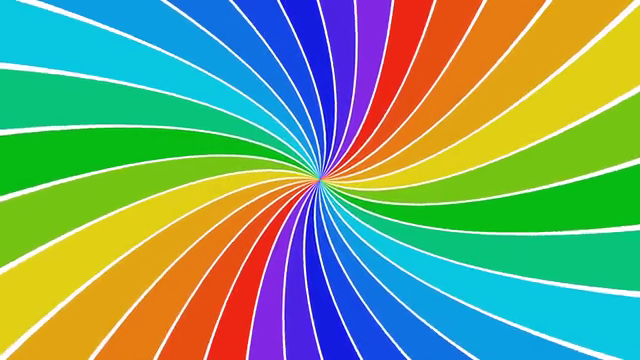
#> input picture frame 54 of teste.mp4, 640 x 360 px, given in place of full.mp4, which was not available
$ python main.py
#> lines starting #> are read from the running program, lines starting #| are printed output that depends on the picture; after the words box and inside, x2 and y2 are one past the last pixel; in counts of white or black regions, pixels touching at a corner belong together; pictures that were not available may be replaced by others from this repository, and a replacement may not be noted
import cv2
# import time
# from json_generate import send_data
from structure import *
import requests

# [6 lines of commented-out code are left out]


DEBUG = True
LEFT = True
TOP = False
RIGHT = False
BOTTON = False

def start():
    cap = cv2.VideoCapture('full.mp4')
    # cap = cv2.VideoCapture(0)

    if not cap.isOpened():
        print("Error opening video stream or file")
    else:
        while cap.isOpened():

            # fps = int(cap.get(5))
            # frame_count = cap.get(7)
            # print("Frame Rate : ", fps, "frames per second"," Frame count : ", frame_count)

            ret, frame = cap.read()
#> frame is the input picture: shape (360, 640, 3); mean B, G, R 115.5, 160, 117.4
            if ret:
                frame = cv2.resize(frame, (1280, 720))
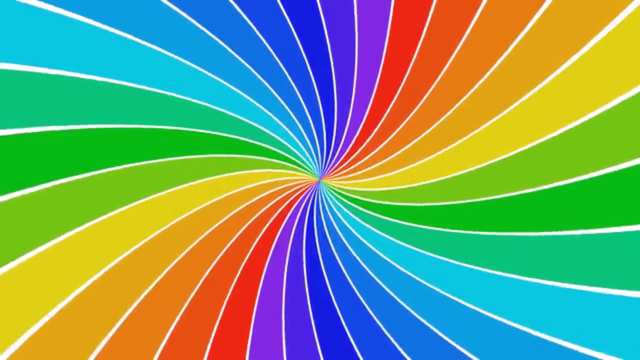
#> frame: shape (720, 1280, 3) (shown at 1/2 size); mean B, G, R 115.5, 160, 117.4
                h, w = frame.shape[:2]

                # time.sleep(.07)

                left = 40
                top = 55
                step = 120
                # circles left
                if LEFT:
                    margin_top = top
                    margin_left = left
                    val = 0
                    for i in range(margin_top, 700, step):
                        val += 1
                        # altura x largura
                        (b, g, r) = (frame[i, margin_left])


                        led_left["seg"][0]["col"] = [[r, g, b]]
                        print(led_left)
                        # requests.post(url="http://192.168.15.7/json/state", data=led_left)
                        # json_leds = send_data(5, 11, (b, g, r))


                        # largura x altura
                        if DEBUG:
                            frame = cv2.circle(frame, (margin_left, i), 12, (0, 0, 0), thickness=-1, lineType=cv2.LINE_AA)
                            frame = cv2.circle(frame, (margin_left, i), 10, (int(b), int(g), int(r)), thickness=-1, lineType=cv2.LINE_AA)
#> this loop made 6 passes
#> (b, g, r) on passes 1 to 6: (225, 198, 9), (122, 194, 8), (19, 186, 7), (18, 195, 115), (18, 208, 225), (23, 207, 226)
#> (printed output is left out)
#> pass 1, in start, `frame = cv2.circle(frame, (margin_left, i), 12, (0, 0, 0), thickness=-..`:
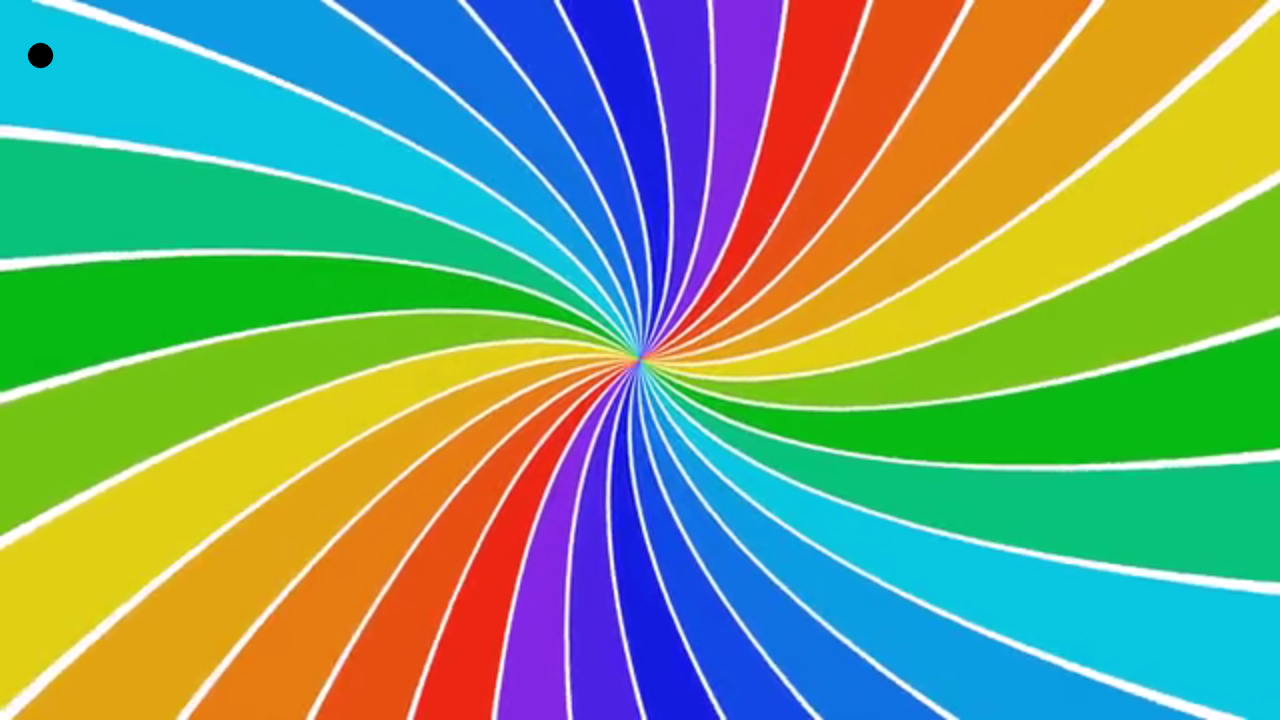
#> frame: shape (720, 1280, 3); 0.06% of pixels changed, all inside (x1, y1, x2, y2) = (27, 42, 54, 69)
#> pass 1, in start, `frame = cv2.circle(frame, (margin_left, i), 10, (int(b), int(g), int(r..`:
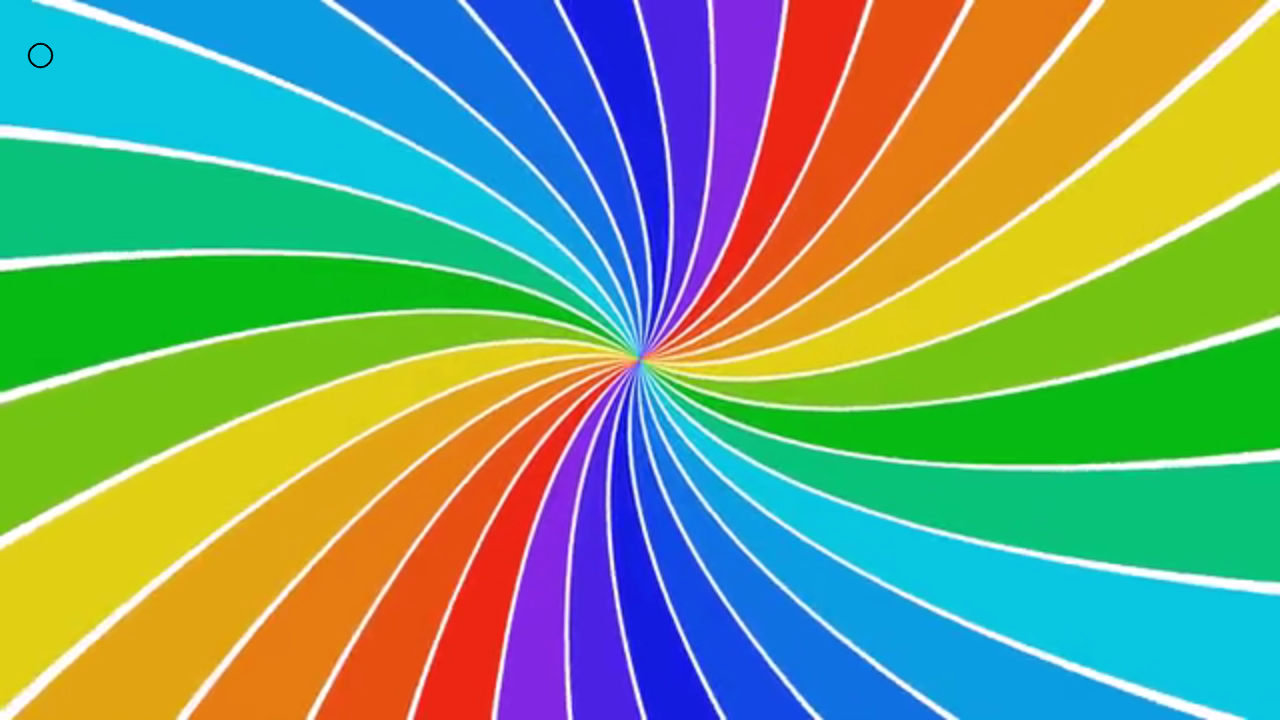
#> frame: shape (720, 1280, 3); 0.04% of pixels changed, all inside (x1, y1, x2, y2) = (29, 44, 52, 67)
#> pass 2, in start, `frame = cv2.circle(frame, (margin_left, i), 12, (0, 0, 0), thickness=-..`:
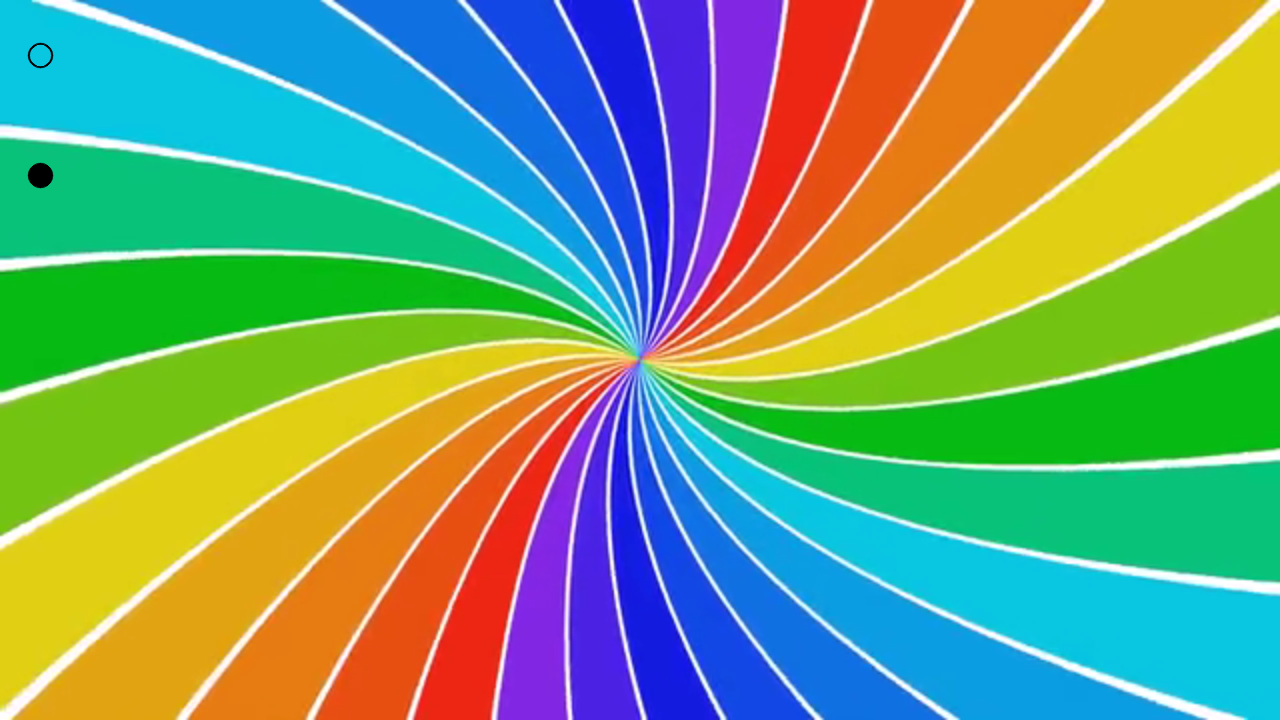
#> frame: shape (720, 1280, 3); 0.06% of pixels changed, all inside (x1, y1, x2, y2) = (27, 162, 54, 189)
#> after the loop:
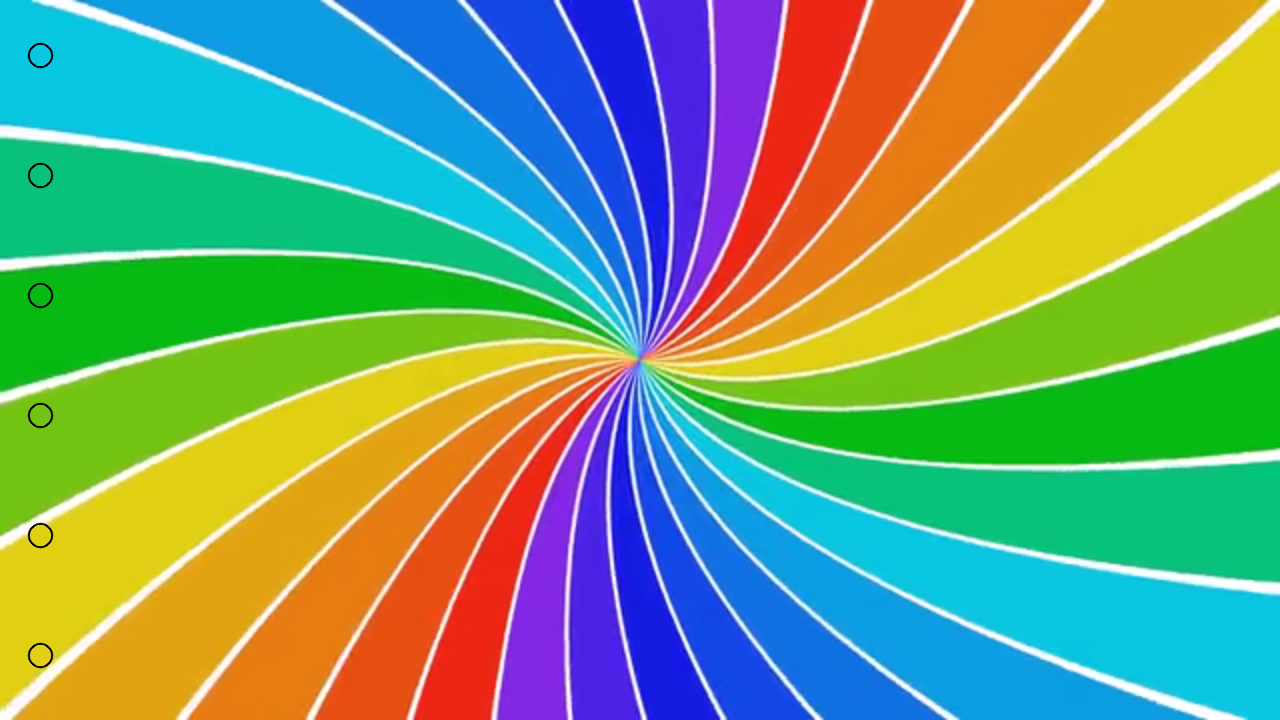
#> frame: shape (720, 1280, 3); mean B, G, R 115.4, 159.8, 117.3
#> after the loop, led_left = 1 item; val = 6
                            # frame = cv2.line(frame, (margin_left + 25, itens_left), (280, itens_left), (0, 0, 0), thickness=25)
                            # frame = cv2.putText(frame, f'{b}, {g}, {r}', (margin_left + 20, itens_left + 10), fontFace=cv2.FONT_HERSHEY_DUPLEX, fontScale=1, color=(int(b), int(g), int(r)))
                # print(val)

                if TOP:
                    # circles top
                    margin_top = top
                    margin_left = left
                    for i in range(margin_left, 1250, step):
                        (b, g, r) = (frame[margin_left, i])
                        if DEBUG:
                            frame = cv2.circle(frame, (i, margin_top), 12, (0, 0, 0), thickness=-1, lineType=cv2.LINE_AA)
                            frame = cv2.circle(frame, (i, margin_top), 10, (int(b), int(g), int(r)), thickness=-1, lineType=cv2.LINE_AA)

                if RIGHT:
                    # circles rigth
                    margin_top = top
                    margin_right = w - left
                    for i in range(margin_top, 700, step):
                        (b, g, r) = (frame[i, margin_right])
                        if DEBUG:
                            frame = cv2.circle(frame, (margin_right, i), 12, (0, 0, 0), thickness=-1, lineType=cv2.LINE_AA)
                            frame = cv2.circle(frame, (margin_right, i), 10, (int(b), int(g), int(r)), thickness=-1, lineType=cv2.LINE_AA)

                if BOTTON:
                    # circles botton
                    margin_top = h - top
                    margin_left = left
                    for i in range(margin_left, 1250, step):
                        (b, g, r) = (frame[margin_top, i])
                        if DEBUG:
                            frame = cv2.circle(frame, (i, margin_top), 12, (0, 0, 0), thickness=-1, lineType=cv2.LINE_AA)
                            frame = cv2.circle(frame, (i, margin_top), 10, (int(b), int(g), int(r)), thickness=-1, lineType=cv2.LINE_AA)


                cv2.imshow('Frame', frame)

                if cv2.waitKey(25) & 0xFF == ord('q'):
#> (key q is pressed here)
                    break
            else:
                cap.release()
                start()

cv2.destroyAllWindows()


if __name__ == "__main__":
    start()

$ run again, starting later in the video
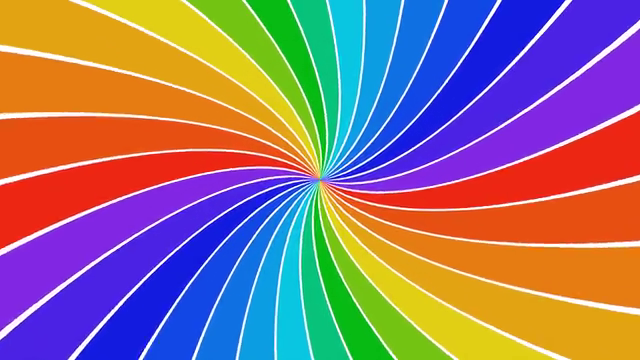
#> input picture frame 243 of teste.mp4, 640 x 360 px, given in place of full.mp4, which was not available
#> in start, frame is the input picture: shape (360, 640, 3); mean B, G, R 124, 114.9, 146.8
#> the loop in start, `for i in range(margin_top, 700, step):` made 6 passes
#> (b, g, r) on passes 1 to 6: (18, 163, 226), (18, 124, 230), (17, 79, 231), (19, 38, 236), (227, 38, 129), (217, 32, 71)
#> (printed output is left out)
#> pass 1, in start, `frame = cv2.circle(frame, (margin_left, i), 10, (int(b), int(g), int(r..`:
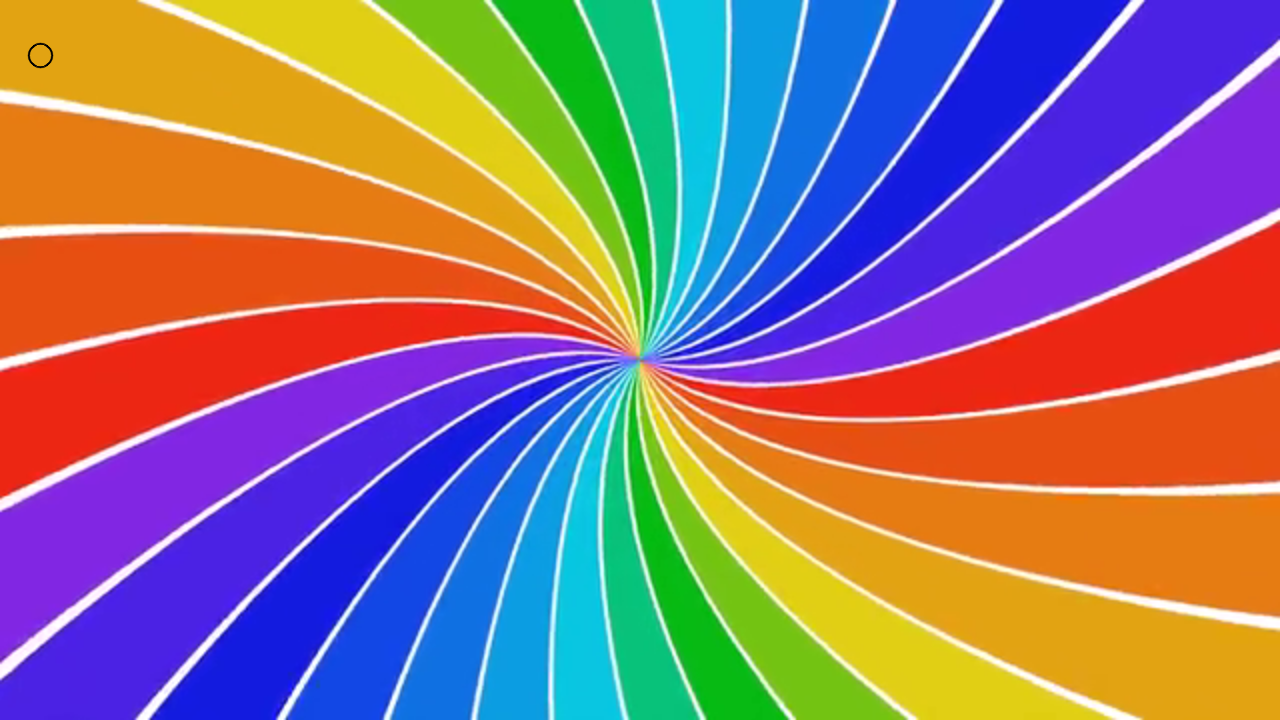
#> frame: shape (720, 1280, 3); mean B, G, R 124, 114.9, 146.8
#> after the loop in start, `for i in range(margin_top, 700, step):`:
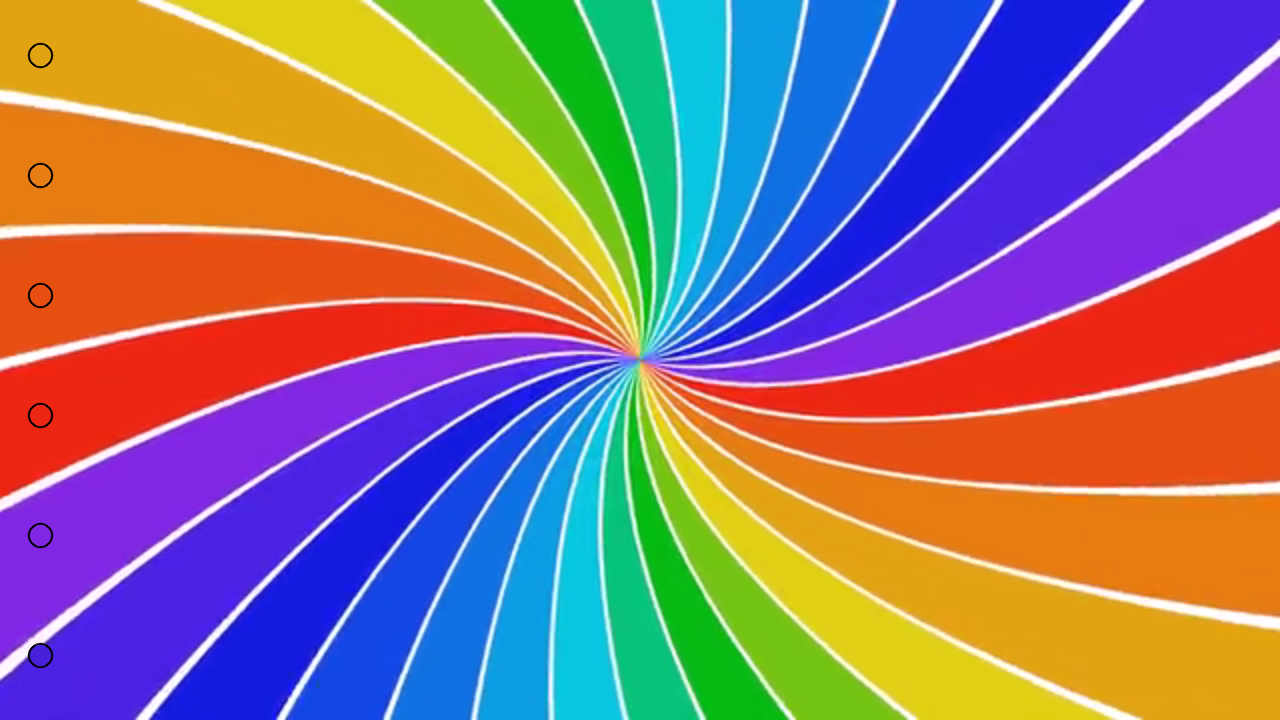
#> frame: shape (720, 1280, 3); mean B, G, R 123.9, 114.8, 146.6
#> after the loop in start, `for i in range(margin_top, 700, step):`: led_left = 1 item; val = 6

$ run again, starting later in the video
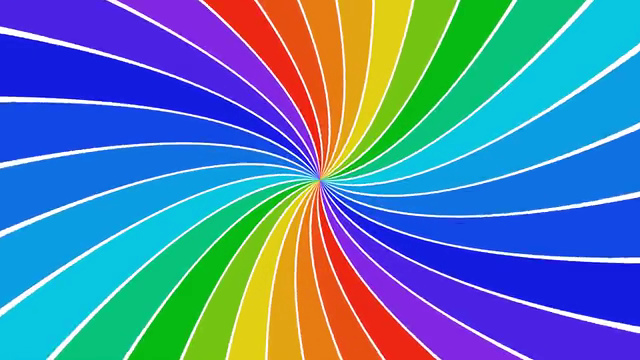
#> input picture frame 432 of teste.mp4, 640 x 360 px, given in place of full.mp4, which was not available
#> in start, frame is the input picture: shape (360, 640, 3); mean B, G, R 171.6, 128, 81.1
#> the loop in start, `for i in range(margin_top, 700, step):` made 6 passes
#> (b, g, r) on passes 1 to 6: (226, 37, 77), (223, 27, 19), (229, 71, 18), (226, 112, 15), (226, 157, 11), (225, 198, 9)
#> (printed output is left out)
#> pass 1, in start, `frame = cv2.circle(frame, (margin_left, i), 10, (int(b), int(g), int(r..`:
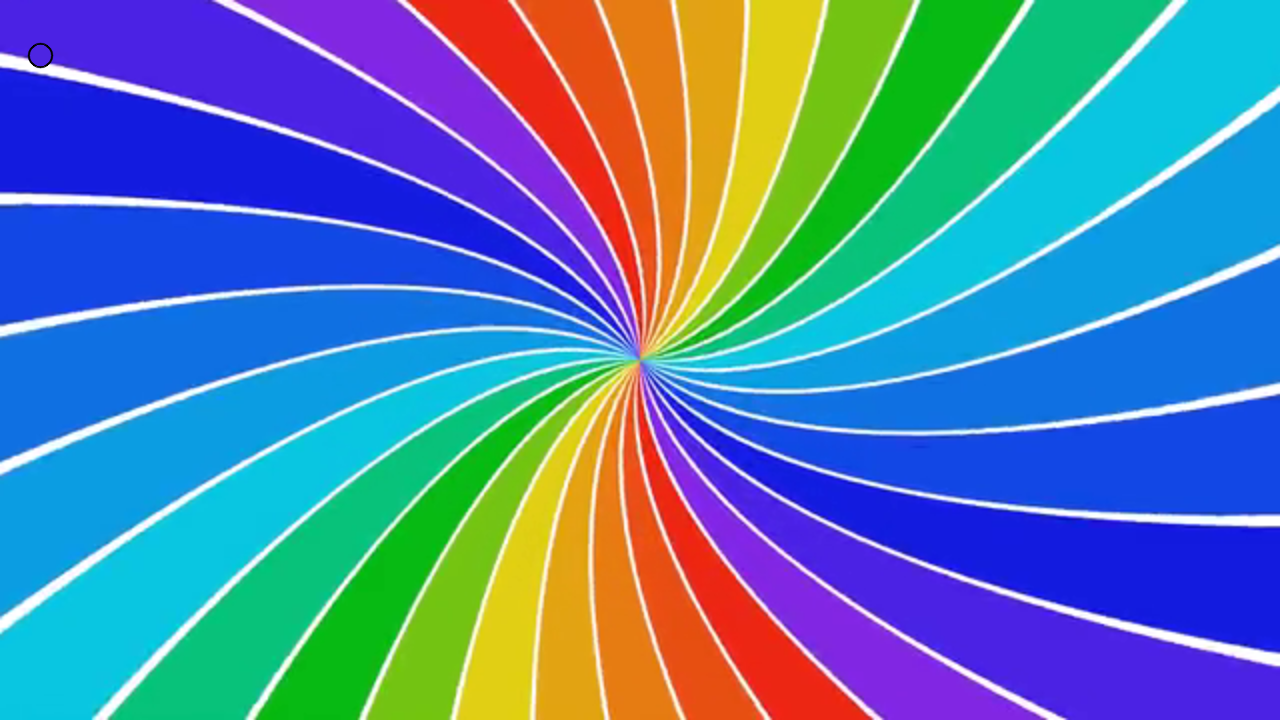
#> frame: shape (720, 1280, 3); mean B, G, R 171.6, 128, 81
#> after the loop in start, `for i in range(margin_top, 700, step):`:
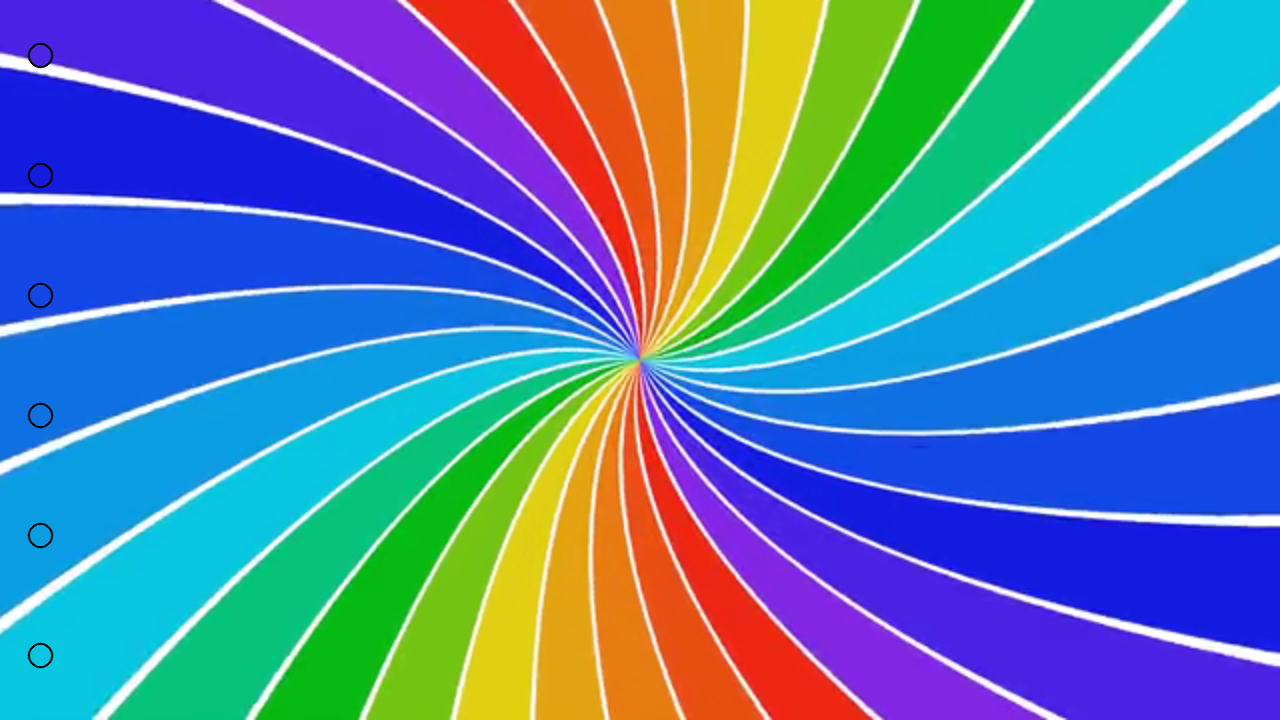
#> frame: shape (720, 1280, 3); mean B, G, R 171.4, 127.9, 81
#> after the loop in start, `for i in range(margin_top, 700, step):`: led_left = 1 item; val = 6
